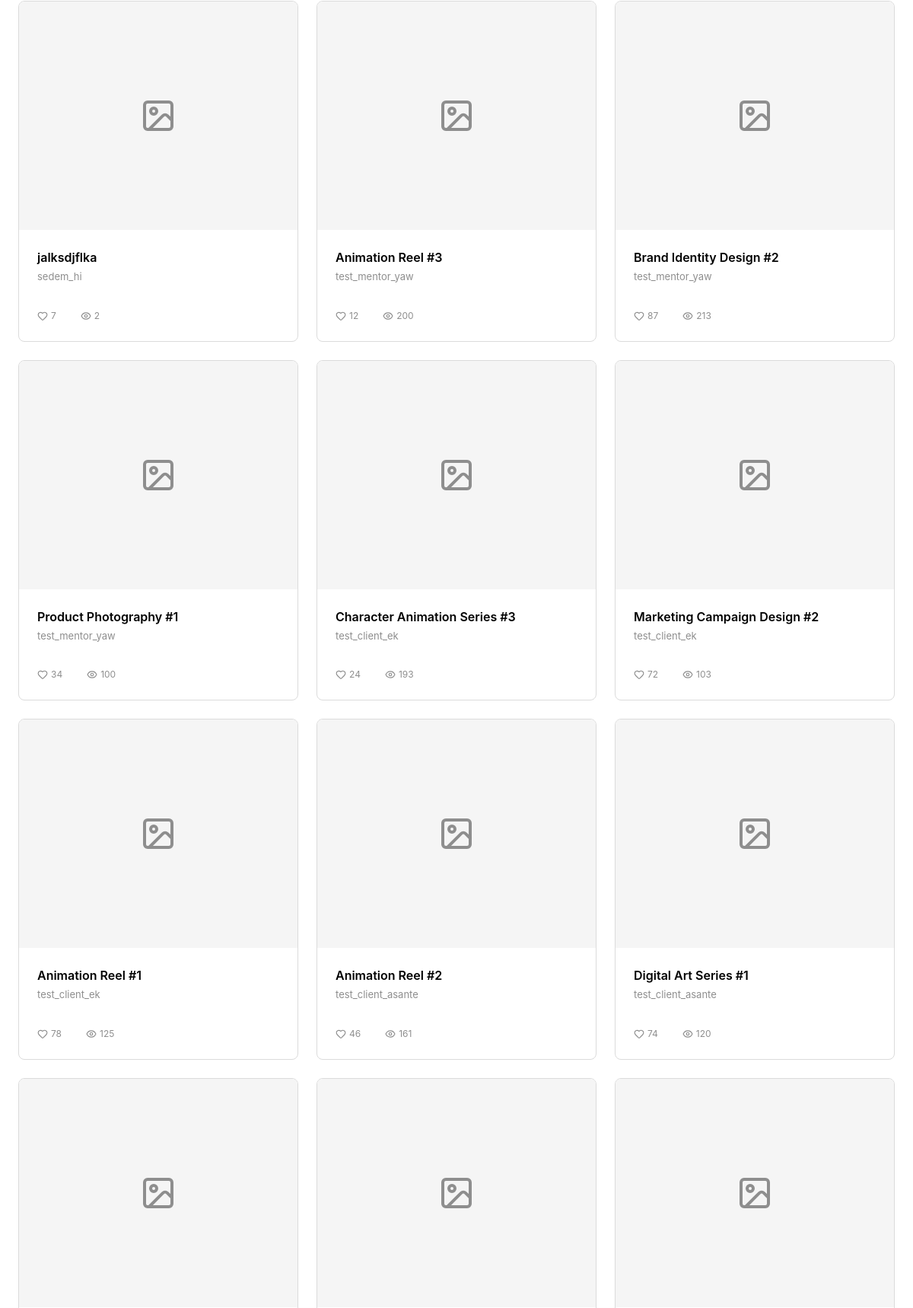
The app's page / (middle part), older data.
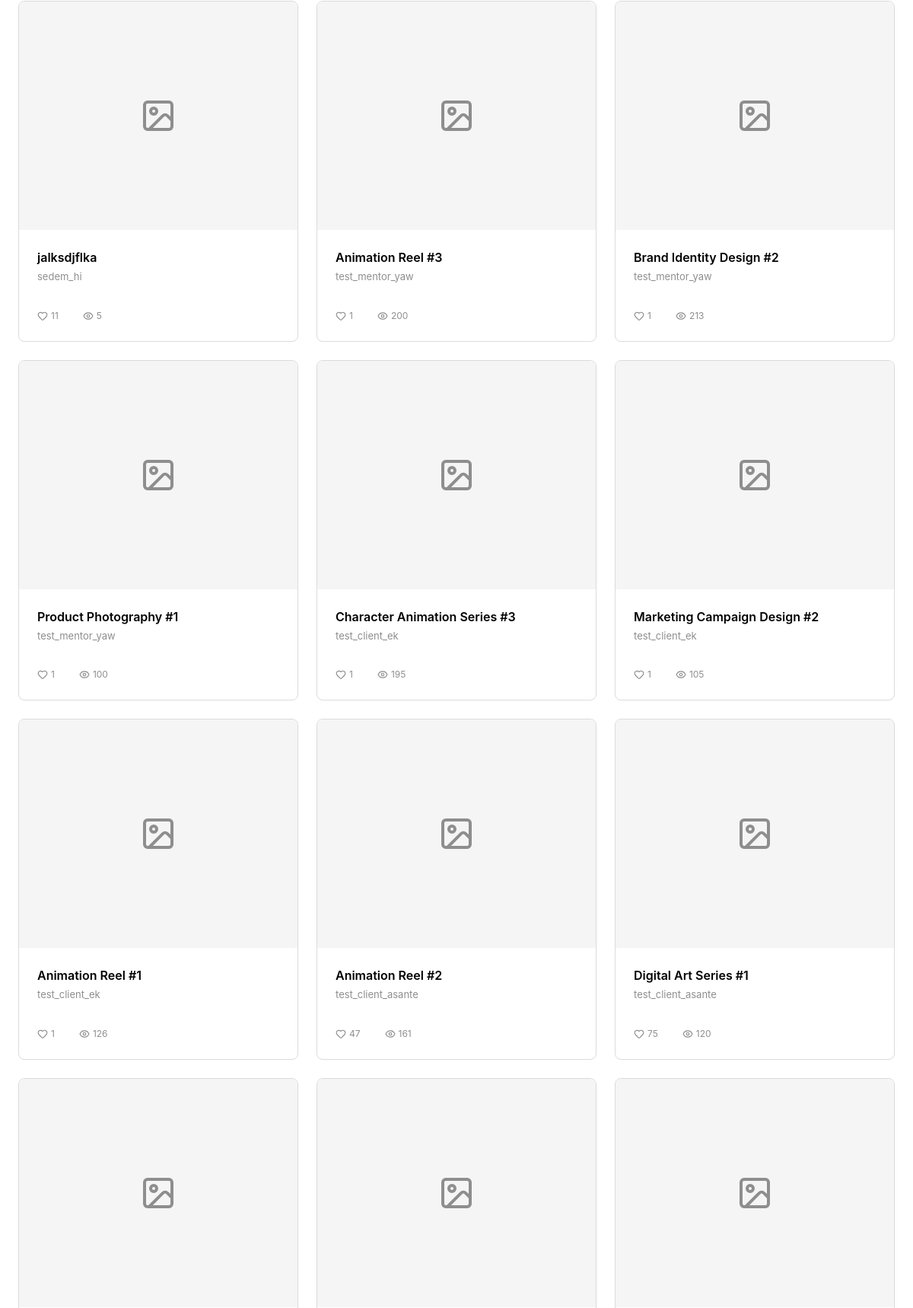
The same page, newer data.
### core/models.py (models this page shows, shortened)
class CreativeWork(models.Model):
    WORK_TYPE_CHOICES = (
        ('digital_art', 'Digital Art'),
        ('graphic_design', 'Graphic Design'),
        ('animation', 'Animation'),
        ('photography', 'Photography'),
        ('video', 'Video'),
        ('music', 'Music'),
        ('writing', 'Writing'),
        ('other', 'Other'),
    )
    creator = models.ForeignKey(
        settings.AUTH_USER_MODEL, on_delete=models.CASCADE, related_name='works')
    portfolio = models.ForeignKey(
        Portfolio, on_delete=models.CASCADE, related_name='works')
    title = models.CharField(max_length=255)
    description = models.TextField()
    work_type = models.CharField(max_length=50, choices=WORK_TYPE_CHOICES)
    file = models.FileField(upload_to='creative_works/',
                            validators=[validate_file_size])
    thumbnail = models.ImageField(
        upload_to='thumbnails/', blank=True, null=True)
    is_featured = models.BooleanField(default=False)
    views = models.IntegerField(default=0)
    likes = models.PositiveIntegerField(default=0)
    liked_by = models.ManyToManyField(
        settings.AUTH_USER_MODEL, related_name='liked_works', blank=True)
    created_at = models.DateTimeField(auto_now_add=True)
    updated_at = models.DateTimeField(auto_now=True)
    class Meta:
        ordering = ['-created_at']

### accounts/models.py (models this page shows, shortened)
class CustomUser(AbstractUser):
    email = models.EmailField(unique=True)
    email_verified = models.BooleanField(default=False)
    email_verification_token = models.CharField(
        max_length=255, blank=True, null=True)
    created_at = models.DateTimeField(auto_now_add=True)
    updated_at = models.DateTimeField(auto_now=True)
    class Meta:
        ordering = ['-created_at']

### core/template_views.py (the view)
# urls.py: path('', home, name='home'),
def home(request):
    works = CreativeWork.objects.all()[:12]
    return render(request, 'core/home.html', {'works': works})

### templates/core/home.html (shortened to what this page needs)
{% extends 'base.html' %}
{% block content %}
<section style="padding: var(--space-3xl) 0; background: white;">
    <div class="container-premium">
        {% if works %}
            <div class="gallery-grid" style="margin-top: 0;">
                {% for work in works %}
                    <a href="{% url 'view-portfolio' work.creator.id %}" style="text-decoration: none; color: inherit;">
                        <div class="gallery-card" style="cursor: pointer;">
                            {% if work.thumbnail %}
                                <img src="{{ work.thumbnail.url }}" alt="{{ work.title }}" class="gallery-card-img" style="background: #F5F5F5;">
                            {% else %}
                                <div class="gallery-card-img" style="display: flex; align-items: center; justify-content: center; background: #F5F5F5;">
                                    <i data-lucide="image" style="width: 48px; height: 48px; color: var(--color-text-muted);"></i>
                                </div>
                            {% endif %}
                            <div class="gallery-card-body">
                                <div class="gallery-card-title" style="font-size: 16px;">{{ work.title|truncatewords:5 }}</div>
                                <div class="gallery-card-text" style="font-size: 13px; margin-bottom: var(--space-md);">{{ work.creator.username }}</div>
                                <div class="gallery-card-actions" style="border: none; gap: var(--space-xl);">
                                    <span style="display: flex; align-items: center; gap: var(--space-xs); font-size: 12px;">
                                        <i data-lucide="heart" style="width: 14px; height: 14px;"></i>
                                        {{ work.likes }}
                                    </span>
                                    <span style="display: flex; align-items: center; gap: var(--space-xs); font-size: 12px;">
                                        <i data-lucide="eye" style="width: 14px; height: 14px;"></i>
                                        {{ work.views }}
                                    </span>
                                </div>
                            </div>
                        </div>
                    </a>
                {% endfor %}
            </div>
        {% endif %}
    </div>
</section>
{% endblock %}

Row changes from the older to the newer data that the page shows:
changed CreativeWork "jalksdjflka": likes "7" → "11"; views "2" → "5"
changed CreativeWork "Animation Reel #3": likes "12" → "1"
changed CreativeWork "Brand Identity Design #2": likes "87" → "1"
changed CreativeWork "Product Photography #1": likes "34" → "1"
changed CreativeWork "Character Animation Series #3": likes "24" → "1"; views "193" → "195"
changed CreativeWork "Marketing Campaign Design #2": likes "72" → "1"; views "103" → "105"
changed CreativeWork "Animation Reel #1": likes "78" → "1"; views "125" → "126"
changed CreativeWork "Animation Reel #2": likes "46" → "47"
changed CreativeWork "Digital Art Series #1": likes "74" → "75"
